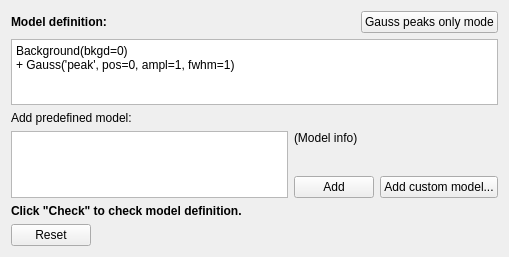
<?xml version="1.0" encoding="UTF-8"?>
<ui version="4.0">
 <class>Form</class>
 <widget class="QWidget" name="Form">
  <property name="geometry">
   <rect>
    <x>0</x>
    <y>0</y>
    <width>509</width>
    <height>257</height>
   </rect>
  </property>
  <property name="windowTitle">
   <string>Form</string>
  </property>
  <layout class="QHBoxLayout" name="horizontalLayout">
   <item>
    <layout class="QGridLayout" name="gridLayout">
     <item row="0" column="2" colspan="2">
      <layout class="QHBoxLayout" name="horizontalLayout_3">
       <item>
        <spacer name="horizontalSpacer">
         <property name="orientation">
          <enum>Qt::Horizontal</enum>
         </property>
         <property name="sizeHint" stdset="0">
          <size>
           <width>40</width>
           <height>20</height>
          </size>
         </property>
        </spacer>
       </item>
       <item>
        <widget class="QPushButton" name="gaussOnlyBtn">
         <property name="sizePolicy">
          <sizepolicy hsizetype="Fixed" vsizetype="Fixed">
           <horstretch>0</horstretch>
           <verstretch>0</verstretch>
          </sizepolicy>
         </property>
         <property name="text">
          <string>Gauss peaks only mode</string>
         </property>
        </widget>
       </item>
      </layout>
     </item>
     <item row="1" column="0" colspan="4">
      <widget class="QStackedWidget" name="modeldefStacker">
       <property name="currentIndex">
        <number>0</number>
       </property>
       <widget class="QWidget" name="page">
        <layout class="QHBoxLayout" name="horizontalLayout_2">
         <property name="leftMargin">
          <number>0</number>
         </property>
         <property name="topMargin">
          <number>0</number>
         </property>
         <property name="rightMargin">
          <number>0</number>
         </property>
         <property name="bottomMargin">
          <number>0</number>
         </property>
         <item>
          <layout class="QGridLayout" name="gridLayout_2">
           <item row="0" column="0" colspan="4">
            <widget class="QTextEdit" name="modeldefEdit">
             <property name="minimumSize">
              <size>
               <width>0</width>
               <height>30</height>
              </size>
             </property>
             <property name="html">
              <string>&lt;!DOCTYPE HTML PUBLIC &quot;-//W3C//DTD HTML 4.0//EN&quot; &quot;http://www.w3.org/TR/REC-html40/strict.dtd&quot;&gt;
&lt;html&gt;&lt;head&gt;&lt;meta name=&quot;qrichtext&quot; content=&quot;1&quot; /&gt;&lt;style type=&quot;text/css&quot;&gt;
p, li { white-space: pre-wrap; }
&lt;/style&gt;&lt;/head&gt;&lt;body style=&quot; font-family:'Segoe UI'; font-size:10pt; font-weight:400; font-style:normal;&quot;&gt;
&lt;p style=&quot; margin-top:0px; margin-bottom:0px; margin-left:0px; margin-right:0px; -qt-block-indent:0; text-indent:0px;&quot;&gt;&lt;span style=&quot; font-family:'Lucida Grande'; font-size:9pt;&quot;&gt;Background(bkgd=0)&lt;/span&gt;&lt;/p&gt;
&lt;p style=&quot; margin-top:0px; margin-bottom:0px; margin-left:0px; margin-right:0px; -qt-block-indent:0; text-indent:0px;&quot;&gt;&lt;span style=&quot; font-family:'Lucida Grande'; font-size:9pt;&quot;&gt;+ Gauss('peak', pos=0, ampl=1, fwhm=1)&lt;/span&gt;&lt;/p&gt;&lt;/body&gt;&lt;/html&gt;</string>
             </property>
            </widget>
           </item>
           <item row="4" column="0" colspan="4">
            <widget class="QLabel" name="statusLbl">
             <property name="font">
              <font>
               <bold>true</bold>
              </font>
             </property>
             <property name="text">
              <string>Click &quot;Check&quot; to check model definition.</string>
             </property>
            </widget>
           </item>
           <item row="1" column="0" colspan="2">
            <widget class="QLabel" name="label_2">
             <property name="sizePolicy">
              <sizepolicy hsizetype="Fixed" vsizetype="Preferred">
               <horstretch>0</horstretch>
               <verstretch>0</verstretch>
              </sizepolicy>
             </property>
             <property name="text">
              <string>Add predefined model:</string>
             </property>
            </widget>
           </item>
           <item row="3" column="2">
            <widget class="QPushButton" name="addmodelBtn">
             <property name="sizePolicy">
              <sizepolicy hsizetype="Fixed" vsizetype="Fixed">
               <horstretch>0</horstretch>
               <verstretch>0</verstretch>
              </sizepolicy>
             </property>
             <property name="text">
              <string>Add</string>
             </property>
            </widget>
           </item>
           <item row="3" column="3">
            <widget class="QPushButton" name="addCustomBtn">
             <property name="sizePolicy">
              <sizepolicy hsizetype="Fixed" vsizetype="Fixed">
               <horstretch>0</horstretch>
               <verstretch>0</verstretch>
              </sizepolicy>
             </property>
             <property name="text">
              <string>Add custom model...</string>
             </property>
            </widget>
           </item>
           <item row="2" column="2" colspan="2">
            <widget class="QScrollArea" name="scrollArea">
             <property name="minimumSize">
              <size>
               <width>0</width>
               <height>30</height>
              </size>
             </property>
             <property name="frameShape">
              <enum>QFrame::NoFrame</enum>
             </property>
             <property name="frameShadow">
              <enum>QFrame::Plain</enum>
             </property>
             <property name="widgetResizable">
              <bool>true</bool>
             </property>
             <widget class="QWidget" name="scrollAreaWidgetContents">
              <property name="geometry">
               <rect>
                <x>0</x>
                <y>0</y>
                <width>224</width>
                <height>30</height>
               </rect>
              </property>
              <layout class="QVBoxLayout" name="verticalLayout">
               <property name="leftMargin">
                <number>0</number>
               </property>
               <property name="topMargin">
                <number>0</number>
               </property>
               <property name="rightMargin">
                <number>0</number>
               </property>
               <property name="bottomMargin">
                <number>0</number>
               </property>
               <item>
                <widget class="QLabel" name="modelinfoLbl">
                 <property name="text">
                  <string>(Model info)</string>
                 </property>
                 <property name="alignment">
                  <set>Qt::AlignLeading|Qt::AlignLeft|Qt::AlignTop</set>
                 </property>
                 <property name="wordWrap">
                  <bool>true</bool>
                 </property>
                </widget>
               </item>
              </layout>
             </widget>
            </widget>
           </item>
           <item row="2" column="0" rowspan="2" colspan="2">
            <widget class="QListWidget" name="premodelsList">
             <property name="minimumSize">
              <size>
               <width>0</width>
               <height>30</height>
              </size>
             </property>
            </widget>
           </item>
          </layout>
         </item>
        </layout>
       </widget>
       <widget class="QWidget" name="page_2">
        <layout class="QVBoxLayout" name="verticalLayout_2">
         <item>
          <widget class="QLabel" name="label_3">
           <property name="text">
            <string>For each peak that you want to fit:

* click first on the maximum
* then click on the X position of the half maximum

When finished, click &quot;Apply&quot; below to go to the fitting page.</string>
           </property>
           <property name="wordWrap">
            <bool>true</bool>
           </property>
          </widget>
         </item>
         <item>
          <spacer name="verticalSpacer">
           <property name="orientation">
            <enum>Qt::Vertical</enum>
           </property>
           <property name="sizeHint" stdset="0">
            <size>
             <width>20</width>
             <height>68</height>
            </size>
           </property>
          </spacer>
         </item>
        </layout>
       </widget>
      </widget>
     </item>
     <item row="2" column="0" colspan="4">
      <widget class="QDialogButtonBox" name="buttonBox">
       <property name="standardButtons">
        <set>QDialogButtonBox::Reset</set>
       </property>
      </widget>
     </item>
     <item row="0" column="0" colspan="2">
      <widget class="QLabel" name="label">
       <property name="sizePolicy">
        <sizepolicy hsizetype="Preferred" vsizetype="Preferred">
         <horstretch>0</horstretch>
         <verstretch>0</verstretch>
        </sizepolicy>
       </property>
       <property name="font">
        <font>
         <bold>true</bold>
        </font>
       </property>
       <property name="text">
        <string>Model definition:</string>
       </property>
      </widget>
     </item>
    </layout>
   </item>
  </layout>
 </widget>
 <tabstops>
  <tabstop>buttonBox</tabstop>
 </tabstops>
 <resources/>
 <connections/>
</ui>
